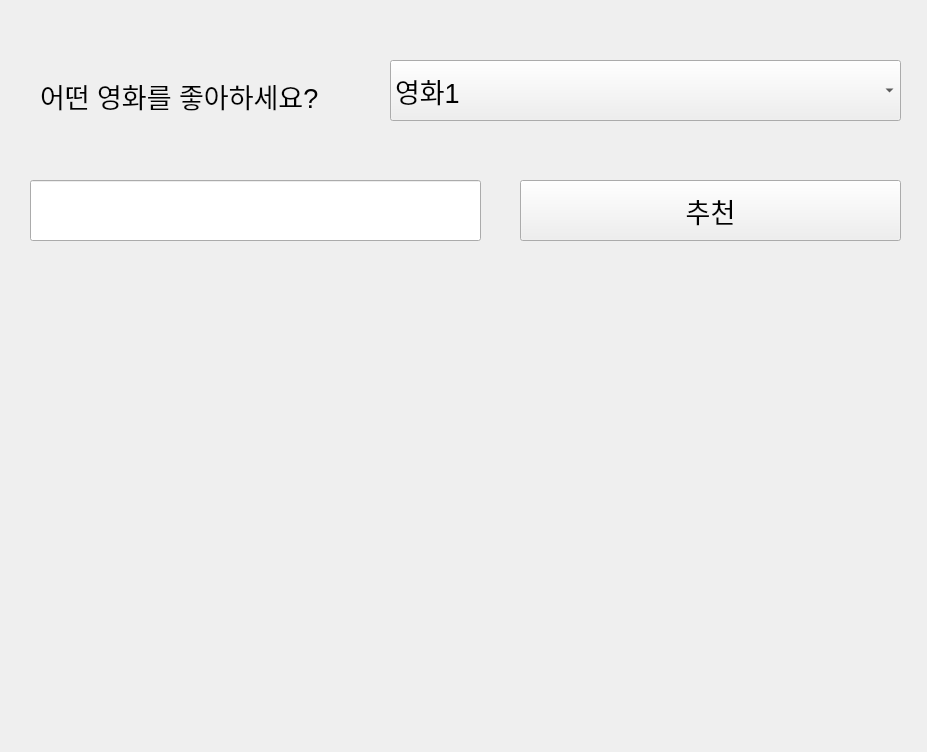
<?xml version="1.0" encoding="UTF-8"?>
<ui version="4.0">
 <class>Form</class>
 <widget class="QWidget" name="Form">
  <property name="geometry">
   <rect>
    <x>0</x>
    <y>0</y>
    <width>927</width>
    <height>752</height>
   </rect>
  </property>
  <property name="windowTitle">
   <string>Form</string>
  </property>
  <widget class="QLabel" name="label">
   <property name="geometry">
    <rect>
     <x>40</x>
     <y>80</y>
     <width>311</width>
     <height>31</height>
    </rect>
   </property>
   <property name="font">
    <font>
     <pointsize>20</pointsize>
    </font>
   </property>
   <property name="text">
    <string>어떤 영화를 좋아하세요?</string>
   </property>
  </widget>
  <widget class="QComboBox" name="comboBox">
   <property name="geometry">
    <rect>
     <x>390</x>
     <y>60</y>
     <width>511</width>
     <height>61</height>
    </rect>
   </property>
   <property name="font">
    <font>
     <pointsize>20</pointsize>
    </font>
   </property>
   <item>
    <property name="text">
     <string>영화1</string>
    </property>
   </item>
   <item>
    <property name="text">
     <string>영화2</string>
    </property>
   </item>
   <item>
    <property name="text">
     <string>영화3</string>
    </property>
   </item>
  </widget>
  <widget class="QLineEdit" name="le_keyword">
   <property name="geometry">
    <rect>
     <x>30</x>
     <y>180</y>
     <width>451</width>
     <height>61</height>
    </rect>
   </property>
   <property name="font">
    <font>
     <pointsize>20</pointsize>
    </font>
   </property>
  </widget>
  <widget class="QPushButton" name="btn_recommendation">
   <property name="geometry">
    <rect>
     <x>520</x>
     <y>180</y>
     <width>381</width>
     <height>61</height>
    </rect>
   </property>
   <property name="font">
    <font>
     <pointsize>20</pointsize>
    </font>
   </property>
   <property name="text">
    <string>추천</string>
   </property>
  </widget>
  <widget class="QLabel" name="lbl_recommendation">
   <property name="geometry">
    <rect>
     <x>40</x>
     <y>300</y>
     <width>821</width>
     <height>401</height>
    </rect>
   </property>
   <property name="font">
    <font>
     <pointsize>20</pointsize>
    </font>
   </property>
   <property name="text">
    <string/>
   </property>
  </widget>
 </widget>
 <resources/>
 <connections/>
</ui>
